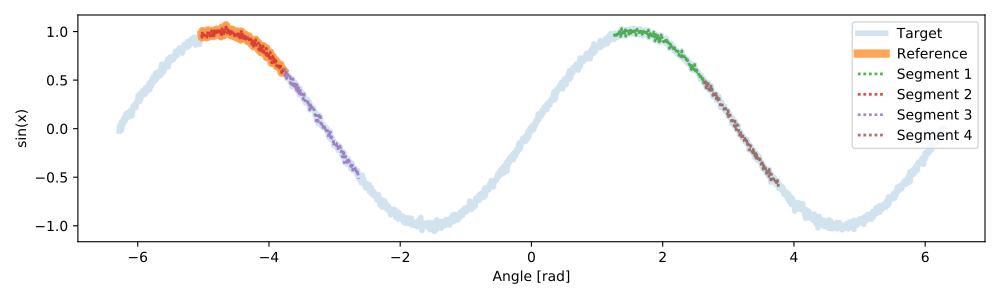

This chart was generated by the following Python code:
# To find the sub-series segment, an instance of the ``Segmenter`` class is created,
# basic scaling parameters, and the target and reference data are assigned.

# Make an instance of the segmenter
s = seg1d.Segmenter()
#set scaling parameters
s.minW,s.maxW,s.step = 90, 110, 1
#Set target and reference data
s.set_target(targ)
s.add_reference(refData)
#call the segmentation algorithm
segments = s.segment()
np.around(segments, decimals=7)
# array([[1.200000e+03, 1.420000e+03, 9.916268e-01],
# [2.000000e+02, 4.000000e+02, 9.904041e-01],
# [4.000000e+02, 5.820000e+02, 8.933443e-01],
# [1.421000e+03, 1.601000e+03, 8.833249e-01]])

# After running the segmentation algorithm, we plot the segment the reference
# data should be located, along with the segments that were found.


plt.figure(figsize=(10,3))#doctest: +SKIP
#plot the full sine wave
plt.plot(x, targ,linewidth=4,alpha=0.2,label='Target')#doctest: +SKIP
#plot the location of the original reference segment 
# NOTE this is just the location, the actual reference data is shown above
plt.plot(x[t_s:t_e], targ[t_s:t_e],linewidth=6,alpha=0.7,label='Reference')#doctest: +SKIP
#plot all segments found
seg_num = 1
for seg in segments:
    st = seg[0]
    e = seg[1]
    plt.plot(x[st:e], targ[st:e],dashes=[1,1],linewidth=2,alpha=0.8, #doctest: +SKIP
    label='Segment {}'.format(seg_num)) #doctest: +SKIP
    seg_num += 1
plt.xlabel('Angle [rad]')#doctest: +SKIP
plt.ylabel('sin(x)')#doctest: +SKIP
plt.legend()#doctest: +SKIP
plt.tight_layout()#doctest: +SKIP
plt.show()#doctest: +SKIP
